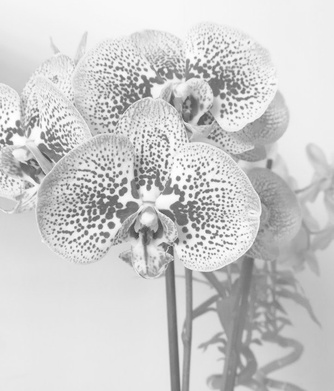
%> input picture Histogram Processing/images/input.jpeg, 334 x 391 px, shrunk from 723 x 846 before the run
$ octave Test.m   (GNU Octave 9; MATLAB toolbox functions it lacks are replaced by stand-ins)
%> lines starting %> are read from the running program, lines starting %| are printed output that depends on the picture
%> further down, img1 is the input picture: size 391x334x3 uint8; min 63, max 255, mean 205.4
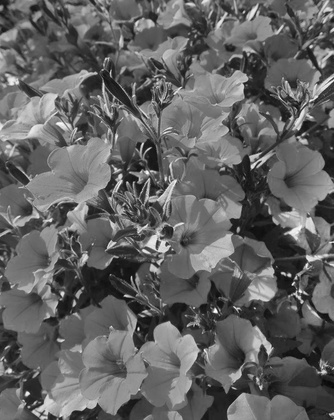
%> input picture Histogram Processing/images/target.jpeg, 334 x 420 px, shrunk from 723 x 908 before the run
%> further down, img2 is the input picture: size 420x334x3 uint8; min 8, max 255, mean 98.6
### Histogram Processing/hist_eq.m
## Copyright (C) 2021 user
##
## This program is free software: you can redistribute it and/or modify
## it under the terms of the GNU General Public License as published by
## the Free Software Foundation, either version 3 of the License, or
## (at your option) any later version.
##
## This program is distributed in the hope that it will be useful,
## but WITHOUT ANY WARRANTY; without even the implied warranty of
## MERCHANTABILITY or FITNESS FOR A PARTICULAR PURPOSE.  See the
## GNU General Public License for more details.
##
## You should have received a copy of the GNU General Public License
## along with this program.  If not, see <https://www.gnu.org/licenses/>.

## -*- texinfo -*-
## @deftypefn {} {@var{retval} =} hist_eq (@var{input1}, @var{input2})
##
## @seealso{}
## @end deftypefn

## Author: user <user@DESKTOP-M0FLA96>
## Created: 2021-05-05

function [out_img, eq_values] = hist_eq (img)
  L = 256;
  MN = size(img, 1) * size(img, 2);
%> MN = 130594
  [counts, values] = hist(img(:), 0:L - 1);
%> counts = 256 values, max 19323 at index 233, min 0 at index 1, mean 1530.4; values = 256 values from 0 to 255
  % The following data from book just for testing you can remove it
  %MN = 64*64;
  %counts = [790, 1023, 850, 656, 329, 245, 122, 81];
  %values = [0, 1, 2, 3, 4, 5, 7];

  ## Propability distribution function
  PDF = counts/MN;
%> PDF = 256 values, max 0.148 at index 233, min 0 at index 1, mean 0.0117
  ## Communlative distribution function
  CDF = zeros(size(counts));

  ## Calculate CDF
  for i = 1:size(counts, 2)
    CDF(i) = sum(PDF(1:i));
  endfor
%> after the loop, CDF = 256 values from 0 to 3

  ## Equalized pixel values
  Sk = round(CDF * (L - 1));
%> Sk = 256 values from 0 to 765

  ## Modify the image with the equalized pixels
  for i = 1:size(img, 1)
    for j = 1:size(img, 2)
      img(i, j) = Sk(img(i, j)+1);
    endfor
  endfor
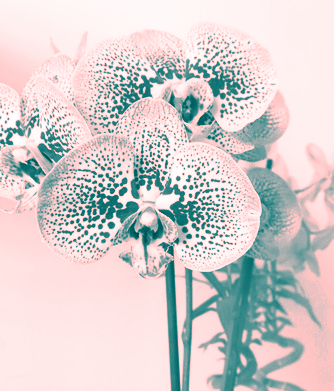
%> img: size 391x334x3 uint8; mean R, G, B 213, 205.4, 205.4
  out_img = img;
  eq_values = Sk;
%> eq_values = 256 values from 0 to 765
endfunction

### Histogram Processing/hist_spec.m
## Copyright (C) 2021 user
##
## This program is free software: you can redistribute it and/or modify
## it under the terms of the GNU General Public License as published by
## the Free Software Foundation, either version 3 of the License, or
## (at your option) any later version.
##
## This program is distributed in the hope that it will be useful,
## but WITHOUT ANY WARRANTY; without even the implied warranty of
## MERCHANTABILITY or FITNESS FOR A PARTICULAR PURPOSE.  See the
## GNU General Public License for more details.
##
## You should have received a copy of the GNU General Public License
## along with this program.  If not, see <https://www.gnu.org/licenses/>.

## -*- texinfo -*-
## @deftypefn {} {@var{retval} =} hist_spec (@var{input1}, @var{input2})
##
## @seealso{}
## @end deftypefn

## Author: user <user@DESKTOP-M0FLA96>
## Created: 2021-05-05

function [out_img, spec_values] = hist_spec (input_img, target_img)
  L = 256;
  ## Equalized input and target images with correosponding values
  [eq_img1, values1] = hist_eq(input_img);
%> values1 = 256 values from 0 to 765
  [eq_img2, values2] = hist_eq(target_img);
%> in hist_eq (call 2), `[counts, values] = hist(img(:), 0:L - 1);`: counts = 256 values, max 4611 at index 105, min 0 at index 1, mean 1643.9
%> in hist_eq (call 2), `PDF = counts/MN;`: PDF = 256 values, max 0.0329 at index 105, min 0 at index 1, mean 0.0117
%> after the loop in hist_eq (call 2), `for i = 1:size(img, 1)`:
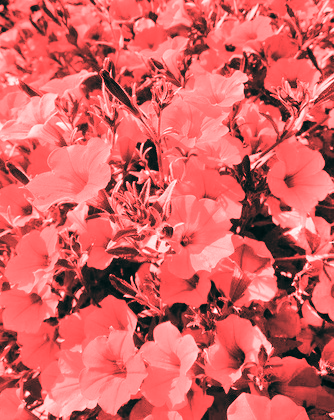
%> img: size 420x334x3 uint8; mean R, G, B 213.3, 98.6, 98.6
%> values2 = 256 values from 0 to 765
  tran_new = zeros(size(values1));

  ## Find closest pixels if the value doesn't exist in the specified image
  closest_pixels = [0, 1, -1];
  for i = 1:L
    for k = closest_pixels
      try
        tran_new(i) = find(values2 == values1(i)+k)(1);
        break
      catch err
        warning(err.identifier, err.message);
      end_try_catch
    endfor
  endfor
%> after the loop, tran_new = 256 values, max 235 at index 254, min 0 at index 127, mean 33.79

  ## Modify the final enhanced image with the new specified values
  for i = 1:size(eq_img1, 1)
   for j = 1:size(eq_img1, 2)
      input_img(i, j) = tran_new(input_img(i, j)+1);
    endfor
  endfor
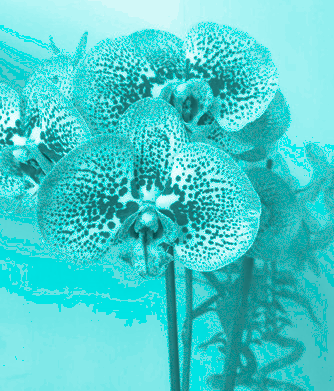
%> input_img: size 391x334x3 uint8; mean R, G, B 74.5, 205.4, 205.4
  out_img = input_img;
  spec_values = values2;
%> spec_values = 256 values from 0 to 765
endfunction

### Histogram Processing/Test.m
img1 = imread('images/input.jpeg');
img2 = imread('images/target.jpeg');
##img1 = rgb2gray(img1);
##img2 = rgb2gray(img2);

[out, Sk] = hist_spec(img1, img2);
%> Sk = 256 values from 0 to 765

imshow(out);
